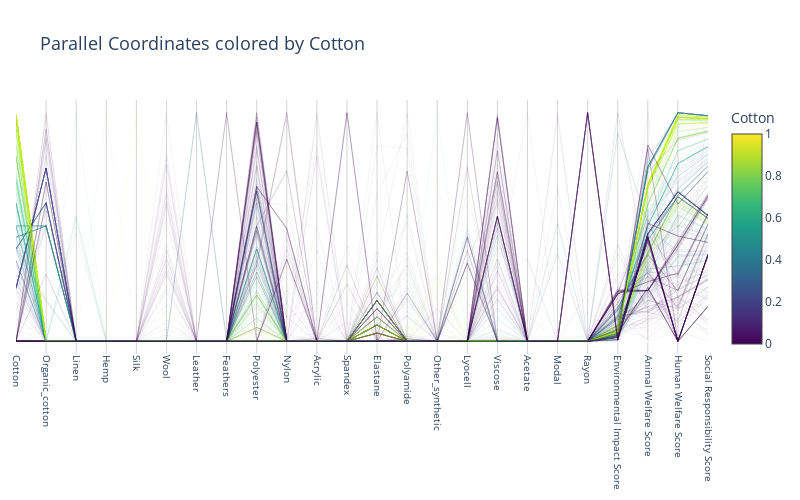
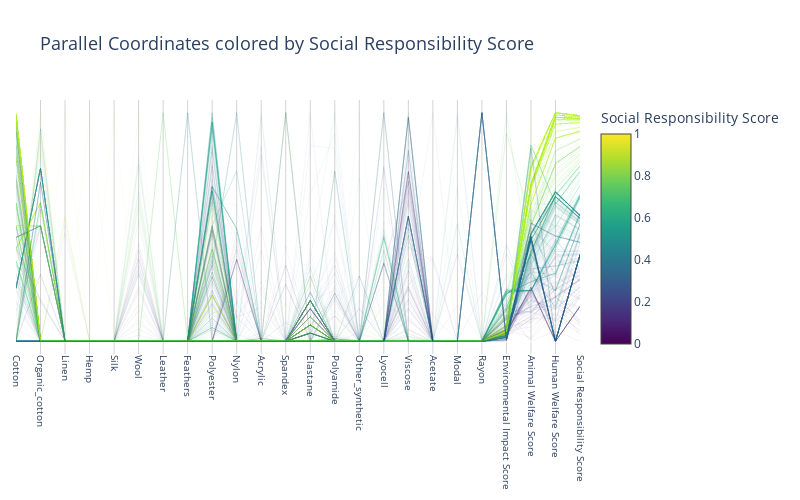

Here is the notebook cell these charts were saved with, in order:
### Code cell
#parallel coordinates plot
df = clothes_df.drop('Type', axis=1)

df = df.dropna(subset=df.columns[1:-4], how='all')
target_columns = df.columns.to_list()

normalized_df = (df[target_columns] - df[target_columns].min()) / (df[target_columns].max() - df[target_columns].min())
normalized_df = normalized_df.dropna(subset=normalized_df.columns[1:-4], how='all')

def create_parallel_coordinates_plot(color_column):
    colorscale = px.colors.sequential.Viridis
    color_values = (normalized_df[color_column] - normalized_df[color_column].min()) / \
                   (normalized_df[color_column].max() - normalized_df[color_column].min())
    
    fig = go.Figure()

    for index, row in normalized_df.iterrows():
        color_index = int(color_values.loc[index] * (len(colorscale) - 1))
        fig.add_trace(
            go.Scatter(
                x=target_columns,
                y=row,
                mode="lines",
                line=dict(color=colorscale[color_index], width=0.5),
                opacity=0.1,
                showlegend=False
            )
        )

    color_bar_trace = go.Scatter(
        x=[None],
        y=[None],
        mode="markers",
        marker=dict(
            colorscale=colorscale,
            cmin=0,
            cmax=1,
            colorbar=dict(title=color_column)
        ),
        showlegend=False
    )

    fig.add_trace(color_bar_trace)
    fig.update_xaxes(
        tickangle=90,
        tickfont=dict(size=10),
        title_font=dict(size=12),
        tickcolor="gray",
        showgrid=True,
        gridcolor="lightgray",
    )

    fig.update_yaxes(
        tickfont=dict(size=10),
        title_font=dict(size=12),
        tickcolor="gray",
        showgrid=True,
        gridcolor="lightgray",
        tickvals=[]
    )

    fig.update_layout(
        title=dict(
            text=f"Parallel Coordinates colored by {color_column}",
            font=dict(size=18)
        ),
        plot_bgcolor="white",
        width=800,
        height=500,
        margin=dict(l=10, r=50, t=100, b=10)
    )
    fig.write_image(f"images/parallel/parallel_{color_column.replace(' ', '_')}.svg")
    fig.show()

interact(create_parallel_coordinates_plot, color_column=target_columns)
